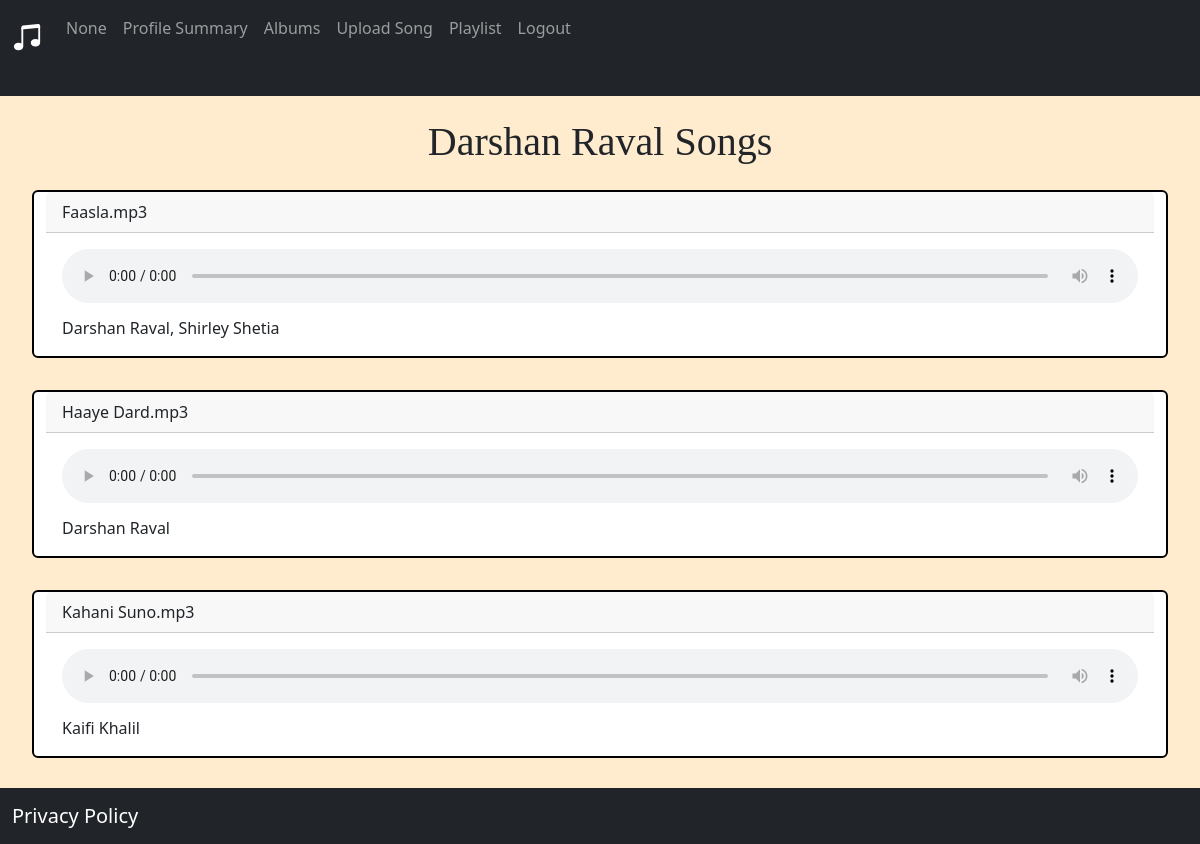
Screenshot of /view_album_songs/1 with the database file from the repository.
### website/models.py (models this page shows)
class Album(db.Model):
    id = db.Column(db.Integer, primary_key = True)
    name = db.Column(db.String(150))
    genre = db.Column(db.String(150))
    artist = db.Column(db.String(150))
    created_at = db.Column(db.DateTime(), default = func.now())
    user_id = db.Column(db.Integer, db.ForeignKey('user.id'))
    album_songs = db.relationship('Song', secondary=album_song_association, back_populates='albums')

class Song(db.Model):
    id = db.Column(db.Integer, primary_key = True)
    name = db.Column(db.String(150))
    lyrics = db.Column(db.String(5000))
    duration = db.Column(db.String(150))
    singer = db.Column(db.String(150))
    genre = db.Column(db.String(150))
    created_at = db.Column(db.DateTime(), default = func.now())
    ratings = db.Column(db.Float, default=0.0)
    num_ratings = db.Column(db.Integer, default=0)
    user_id = db.Column(db.Integer, db.ForeignKey('user.id'))
    albums = db.relationship('Album', secondary= album_song_association, back_populates='album_songs')
    playlists = db.relationship('Playlist', secondary= playlist_song_association, back_populates='songs')

### website/album.py (the view)
@album.route('/view_album_songs/<album_id>')
def view_album_songs(album_id):
    user_name = session.get('user_name')
    album = Album.query.filter_by(id = album_id).first()
    songs = album.album_songs
    return render_template('view_album_songs.html', user_name= user_name, songs= songs, album=album)

### website/templates/view_album_songs.html (shortened to what this page needs)
{% extends 'base.html' %}
{% block content%}
<div class="container">
    <center><h1 style="font-family: cursive;"> {{album.name}} </h1></center>
    <div class="row">
        {% for song in songs %}
        <div class="card mt-3 mb-3" style="border: 2px solid black;">
            <div class="card-header">
                {{ song.name }}
            </div>
            <div class="card-body">
                <h5 class="card-title">
                    <audio controls style="width: 100%;">
                        <source src="{{ url_for('static', filename='songs/' + song.name) }}" type="audio/mpeg">
                    </audio>
                </h5>
                <p class="card-text">{{ song.singer }}</p>
            </div>
        </div>
        {% endfor %}
    </div>
</div>
{% endblock %}

### rows the page displays
Album: name "Darshan Raval Songs"
Song: name "Faasla.mp3", singer "Darshan Raval, Shirley Shetia"
Song: name "Haaye Dard.mp3", singer "Darshan Raval"
Song: name "Kahani Suno.mp3", singer "Kaifi Khalil"

### other values shown
{{ user_name }} "None"
